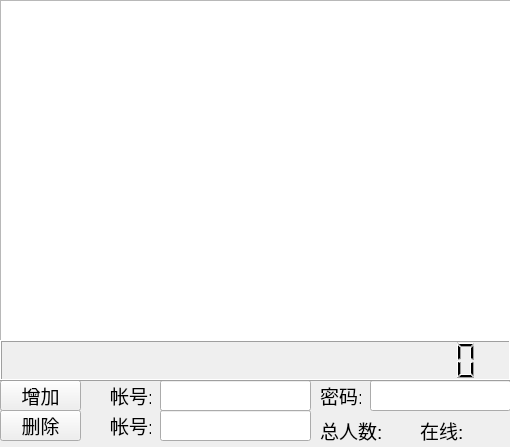
<?xml version="1.0" encoding="UTF-8"?>
<ui version="4.0">
 <class>HouTai</class>
 <widget class="QWidget" name="HouTai">
  <property name="enabled">
   <bool>true</bool>
  </property>
  <property name="geometry">
   <rect>
    <x>0</x>
    <y>0</y>
    <width>510</width>
    <height>447</height>
   </rect>
  </property>
  <property name="windowTitle">
   <string>Form</string>
  </property>
  <widget class="QTableWidget" name="tableWidget">
   <property name="geometry">
    <rect>
     <x>0</x>
     <y>0</y>
     <width>511</width>
     <height>341</height>
    </rect>
   </property>
  </widget>
  <widget class="QPushButton" name="add_Btn">
   <property name="geometry">
    <rect>
     <x>0</x>
     <y>380</y>
     <width>81</width>
     <height>31</height>
    </rect>
   </property>
   <property name="font">
    <font>
     <pointsize>14</pointsize>
    </font>
   </property>
   <property name="text">
    <string>增加</string>
   </property>
  </widget>
  <widget class="QLineEdit" name="count_lineEdit">
   <property name="geometry">
    <rect>
     <x>160</x>
     <y>380</y>
     <width>151</width>
     <height>31</height>
    </rect>
   </property>
  </widget>
  <widget class="QLineEdit" name="passwd_lineEdit">
   <property name="geometry">
    <rect>
     <x>370</x>
     <y>380</y>
     <width>141</width>
     <height>31</height>
    </rect>
   </property>
  </widget>
  <widget class="QLabel" name="label">
   <property name="geometry">
    <rect>
     <x>110</x>
     <y>380</y>
     <width>41</width>
     <height>31</height>
    </rect>
   </property>
   <property name="font">
    <font>
     <pointsize>14</pointsize>
    </font>
   </property>
   <property name="text">
    <string>帐号:</string>
   </property>
  </widget>
  <widget class="QLabel" name="label_2">
   <property name="geometry">
    <rect>
     <x>320</x>
     <y>380</y>
     <width>41</width>
     <height>31</height>
    </rect>
   </property>
   <property name="font">
    <font>
     <pointsize>14</pointsize>
    </font>
   </property>
   <property name="text">
    <string>密码:</string>
   </property>
  </widget>
  <widget class="QPushButton" name="del_Btn">
   <property name="geometry">
    <rect>
     <x>0</x>
     <y>410</y>
     <width>81</width>
     <height>31</height>
    </rect>
   </property>
   <property name="font">
    <font>
     <pointsize>14</pointsize>
    </font>
   </property>
   <property name="text">
    <string>删除</string>
   </property>
  </widget>
  <widget class="QLineEdit" name="count_lineEdit_2">
   <property name="geometry">
    <rect>
     <x>160</x>
     <y>410</y>
     <width>151</width>
     <height>31</height>
    </rect>
   </property>
  </widget>
  <widget class="QLabel" name="label_3">
   <property name="geometry">
    <rect>
     <x>110</x>
     <y>410</y>
     <width>41</width>
     <height>31</height>
    </rect>
   </property>
   <property name="font">
    <font>
     <pointsize>14</pointsize>
    </font>
   </property>
   <property name="text">
    <string>帐号:</string>
   </property>
  </widget>
  <widget class="QLCDNumber" name="lcdNumber">
   <property name="geometry">
    <rect>
     <x>0</x>
     <y>340</y>
     <width>511</width>
     <height>41</height>
    </rect>
   </property>
   <property name="digitCount">
    <number>22</number>
   </property>
  </widget>
  <widget class="QLabel" name="all_num_label">
   <property name="geometry">
    <rect>
     <x>320</x>
     <y>410</y>
     <width>91</width>
     <height>41</height>
    </rect>
   </property>
   <property name="font">
    <font>
     <pointsize>14</pointsize>
    </font>
   </property>
   <property name="text">
    <string>总人数: </string>
   </property>
  </widget>
  <widget class="QLabel" name="online_label">
   <property name="geometry">
    <rect>
     <x>420</x>
     <y>410</y>
     <width>91</width>
     <height>41</height>
    </rect>
   </property>
   <property name="font">
    <font>
     <pointsize>14</pointsize>
    </font>
   </property>
   <property name="text">
    <string>在线:</string>
   </property>
  </widget>
 </widget>
 <resources/>
 <connections/>
</ui>
